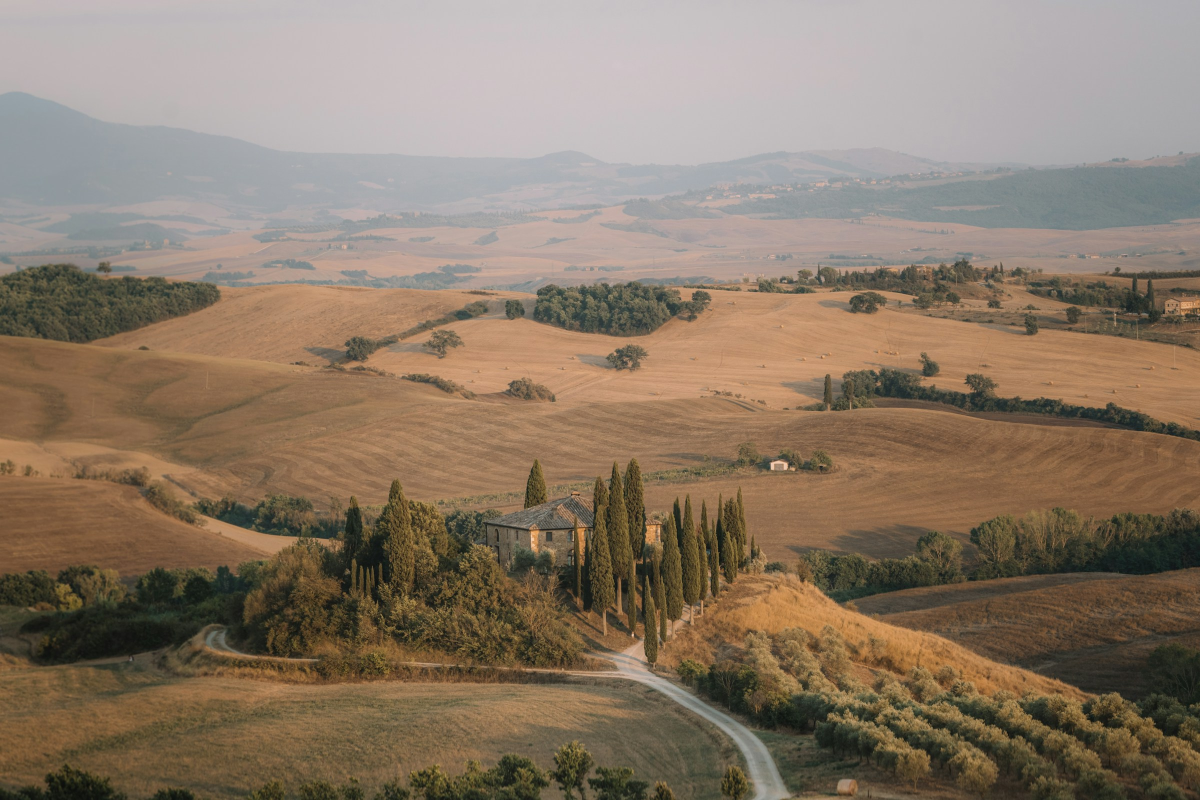
#> input picture src/assets/raw/earth.jpg, 2400 x 1600 px, found by its file name (shown at 1/2 size); its folder holds only this picture in this run
$ python optimize_media.py
#> lines starting #> are read from the running program, lines starting #| are printed output that depends on the picture
from PIL import Image
from pathlib import Path
from PIL.ImageOps import fit
root=Path('public/media')
for name in ['earth','filiz','strata','evidence']:
 source=Path('src/assets/raw')/(name+('.jpg' if name=='earth' else '.png'))
 if not source.exists():continue
 im=Image.open(source).convert('RGB')
#> im is the input picture: PIL image 2400x1600 RGB; mean R, G, B 137.6, 121, 103.8
 im.save(root/(name+'.webp'),quality=88,method=6)
 mobile=fit(im,(780,1000) if name=='earth' else (900,900),centering=(.53,.55))
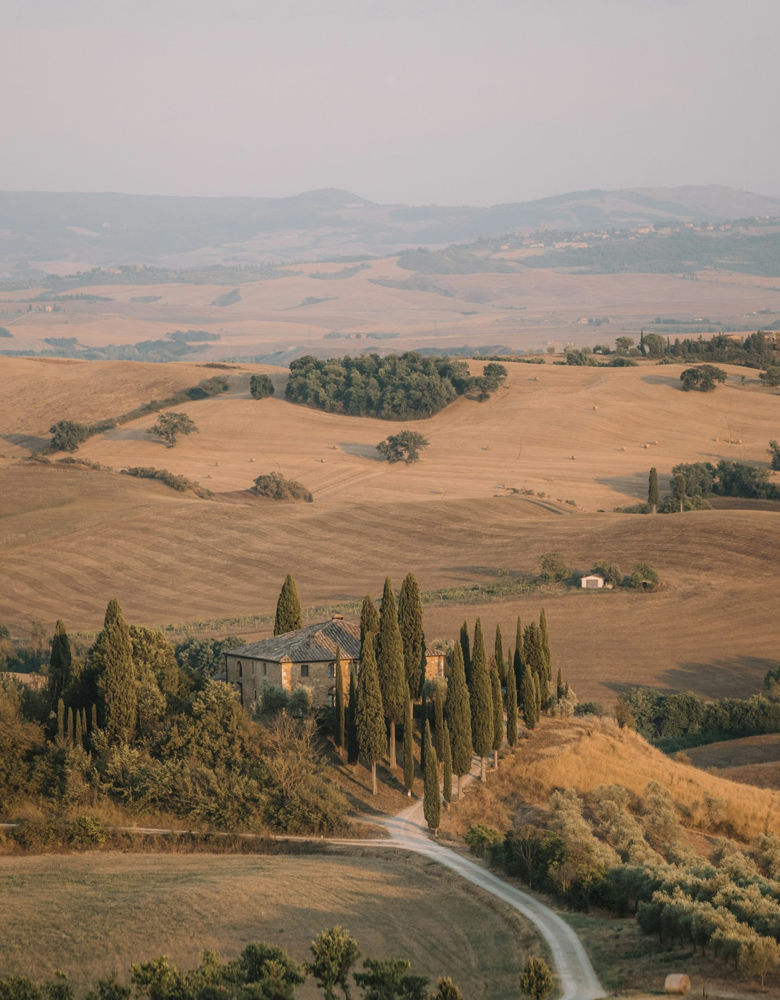
#> mobile: PIL image 780x1000 RGB; mean R, G, B 147, 129.1, 110.9
 mobile.save(root/(name+'-mobile.webp'),quality=86,method=6)
 if name=='earth':
  fit(im,(1200,630)).save(root/'og.jpg',quality=87,optimize=True)
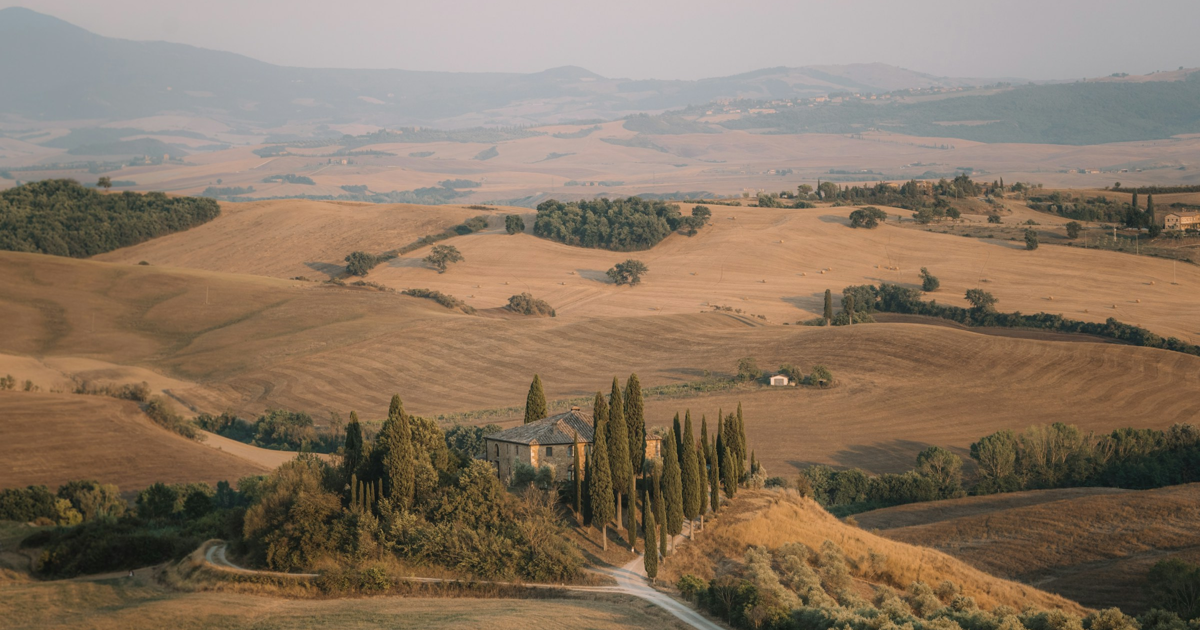
#> saved as og.jpg: PIL image 1200x630 RGB; mean R, G, B 136.2, 117.8, 98.9
#> (the run stopped early here; a loop or call above may not have finished)
